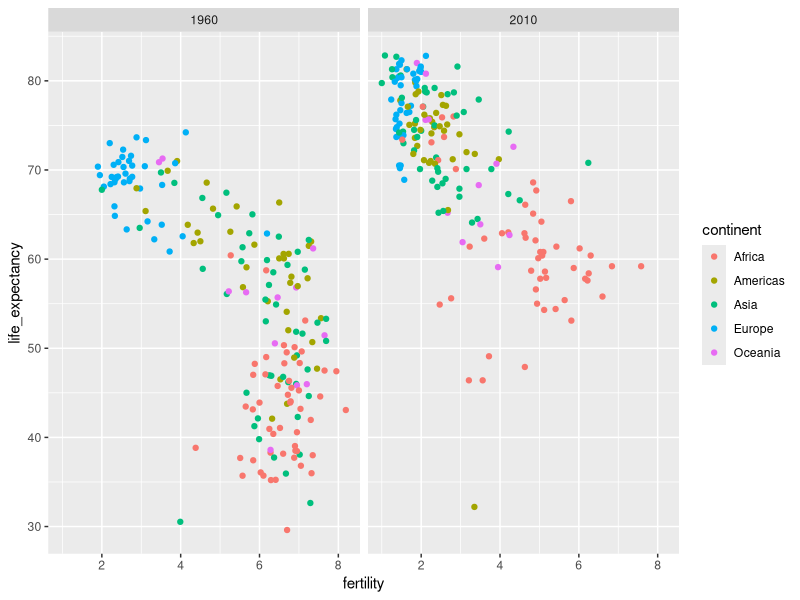
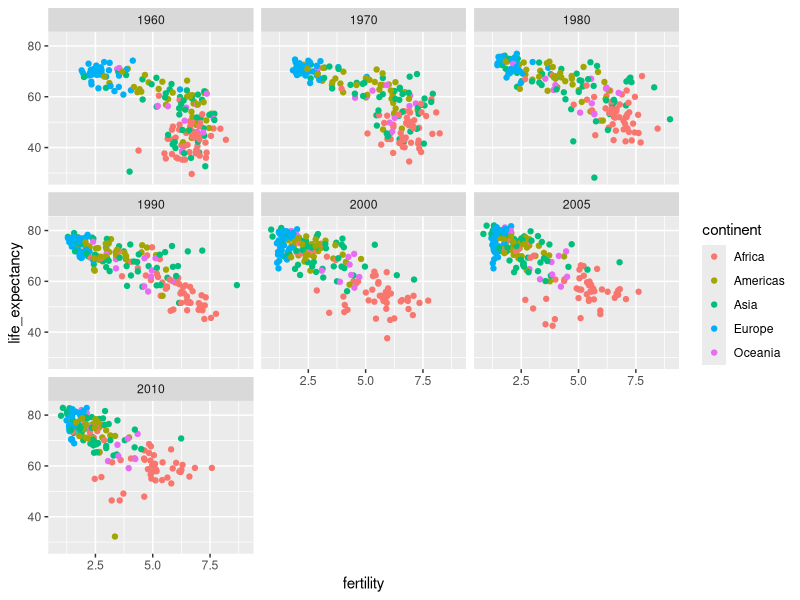
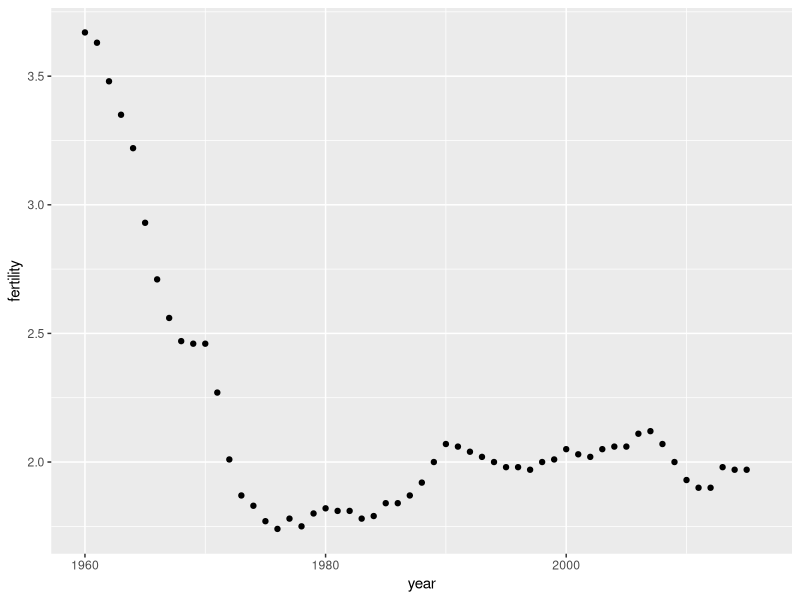
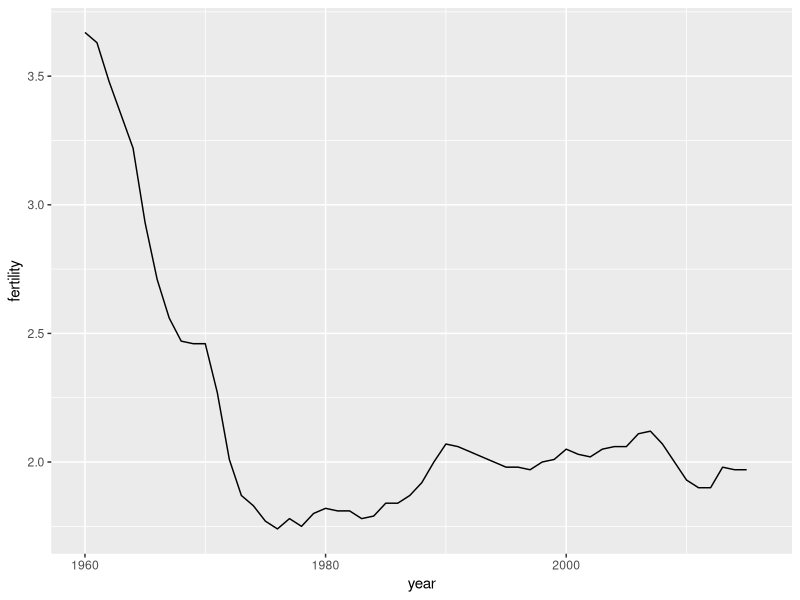
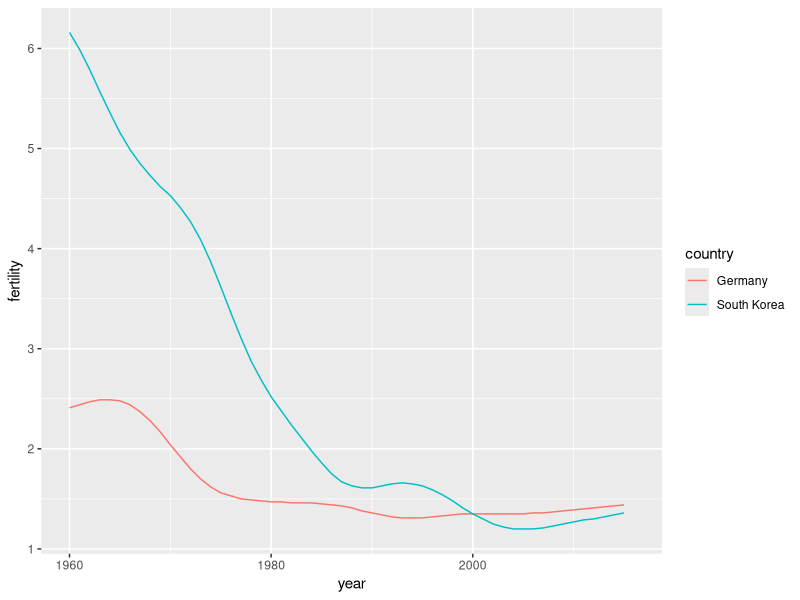
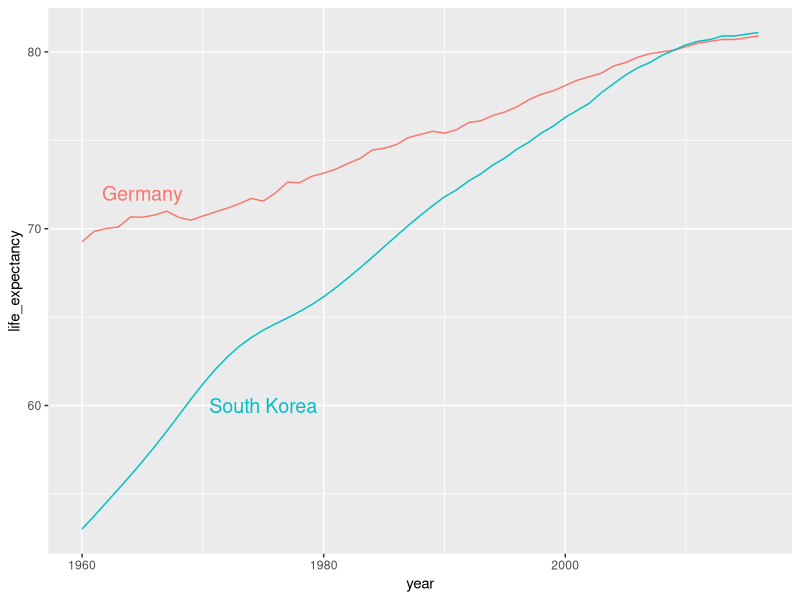
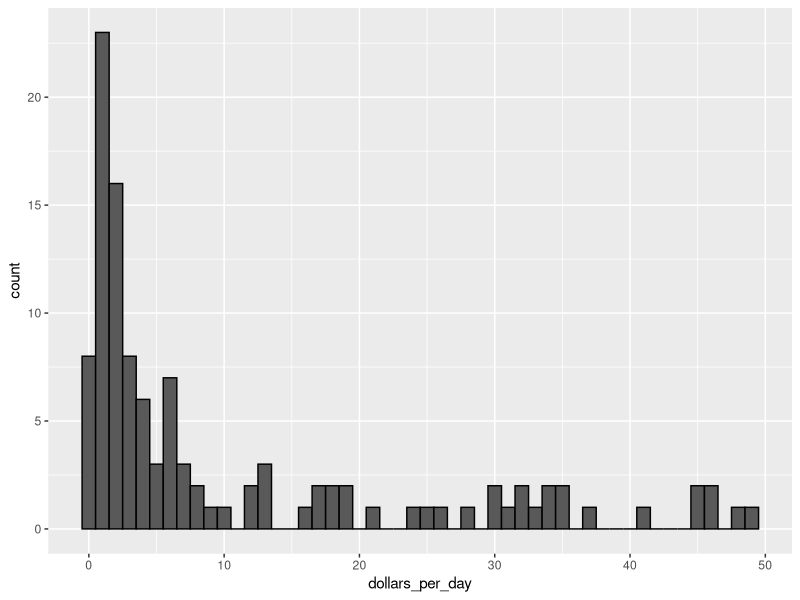
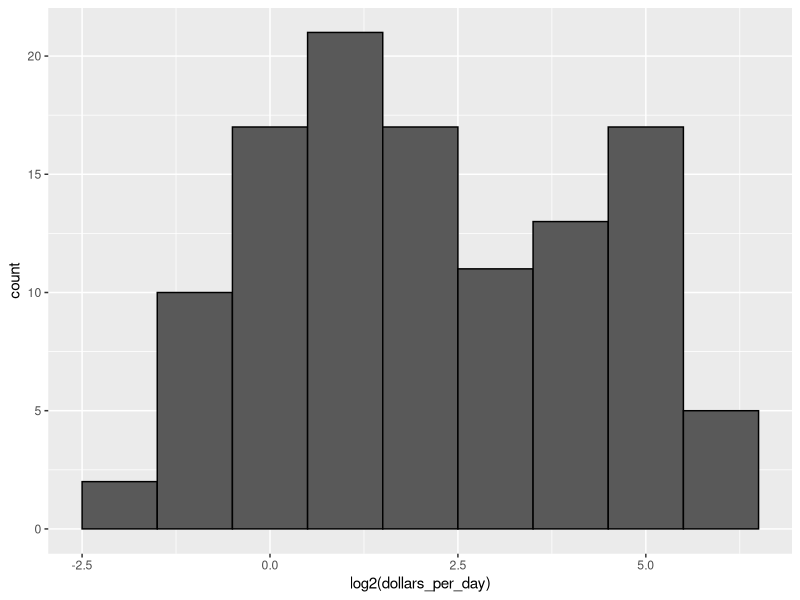

R code for these plots, in order: (Note: this script raises an error after producing the figures.)
#setwd("C:/Users/Nadika/Desktop/R/ENV")

require(dslabs)
data("gapminder")
require(ggplot2)
require(dplyr)

#----------- Variable Cahnges---------
west <- c("Western Europe", "Northern Europe", "Southern Europe", "Northern America", "Australia and New Zealand")
gapminder<- mutate(gapminder,dollars_per_day=gdp/population/365)
gapminder <- gapminder %>% mutate(group_0=ifelse(region %in% west, "West", "Developing")) %>% 
  mutate(group_0=factor(group_0))

country_list_1 <- gapminder %>% filter(year==1970 & !is.na(gdp)) %>% .$country #this produce factor variable
country_list_2 <- gapminder %>% filter(year==2010 & !is.na(gdp)) %>% .$country #this produce factor variable
countrylist <- intersect(country_list_1,country_list_2)

gapminder <- gapminder %>%
  mutate(group = case_when(
    .$region %in% west ~ "West",
    .$region %in% c("Eastern Asia", "South-Eastern Asia") ~ "East Asia",
    .$region %in% c("Caribbean", "Central America", "South America") ~ "Latin America",
    .$continent == "Africa" & .$region != "Northern Africa" ~ "Sub-Saharan Africa",
    TRUE ~ "Others"))  %>% 
      mutate(group=factor(group,levels = c("Others", "Latin America", "East Asia", "Sub-Saharan Africa", "West")))

gapminder <- gapminder %>% mutate(weight = population/sum(population*2))
#-------------------------------------

#Facet used to get plots with same axes to compare
gapminder %>% filter(year %in% c(1960,2010)) %>% 
  ggplot(aes(fertility,life_expectancy,col=continent)) + 
  geom_point() + 
  facet_grid(.~year)

#facet_wrap gives plots in multiple lines
gapminder %>% filter(year %in% c(1960,1970,1980,1990,2000,2005,2010)) %>% 
  ggplot(aes(fertility,life_expectancy,col=continent)) + 
  geom_point() + 
  facet_wrap(~year)

#geom_point for time series
gapminder %>% filter(country=="United States") %>% 
  ggplot(aes(year,fertility)) + 
  geom_point()

#geom_line for time series
gapminder %>% filter(country=="United States") %>% 
  ggplot(aes(year,fertility)) + 
  geom_line()

#Two series with legend using col command
sel_country <- c("South Korea","Germany")
gapminder %>% filter(country %in% sel_country) %>% 
  ggplot(aes(year,fertility,col=country)) + 
  geom_line()

#define lables as of countries variable to be positioned in (1975,60) and (1965,62) these coordinates picked by eye
# geom_text call for data in labales array x for c(1975,1965) and y for c(60,72) not the orginal x=year,y=life_expectancy data
labels <- data.frame(country = sel_country, x = c(1975, 1965), y = c(60, 72))
gapminder %>% filter(country %in% sel_country) %>%
  ggplot(aes(year, life_expectancy, col = country)) +
  geom_line() +
  geom_text(data = labels, aes(x, y, label = country), size = 5) +
  theme(legend.position = "none")

#adding dollars_per_day to the gapminder
#alternate coding with pipe  --- gapminder <- gapminder %>% mutate(dollars_per_day = gdp/population/365)
gapminder<- mutate(gapminder,dollars_per_day=gdp/population/365)

#dollars per day original scale hard to seea pattern
gapminder %>% filter(year == 1970 & !is.na(gdp)) %>% 
  ggplot(aes(dollars_per_day)) + 
  geom_histogram(binwidth = 1, color = "black")

#log2 shrink the scale
gapminder %>% filter(year == 1970 & !is.na(gdp)) %>% 
  ggplot(aes(log2(dollars_per_day))) + 
  geom_histogram(binwidth = 1, color = "black")

#alternate scale_x_continuous usage instead of log2 transformation in ggplot()
gapminder %>% filter(year == 1970 & !is.na(gdp)) %>% 
  ggplot(aes(dollars_per_day)) + 
  geom_histogram(binwidth = 1, color = "black") + 
  scale_x_continuous(trans = "log2")

gapminder %>% filter(year == 1970 & !is.na(gdp)) %>%
  ggplot(aes(region, dollars_per_day)) + 
  geom_boxplot() + 
  theme(axis.text.x = element_text(angle = 90, hjust = 1))
#------ Col VS Fill
gapminder %>% filter(year == 1970 & !is.na(gdp)) %>%
  mutate(region = reorder(region, dollars_per_day, FUN = median)) %>%    # reorder
  ggplot(aes(region, dollars_per_day, fill = continent)) +    # color by continent with  Fill
  geom_boxplot() +
  theme(axis.text.x = element_text(angle = 90, hjust = 1)) +
  xlab("") + scale_y_continuous(trans = "log2") + geom_point(show.legend = FALSE)

gapminder %>% filter(year == 1970 & !is.na(gdp)) %>%
  mutate(region = reorder(region, dollars_per_day, FUN = median)) %>%    # reorder
  ggplot(aes(region, dollars_per_day, col = continent)) +    # color by continent with COL
  geom_boxplot() +
  theme(axis.text.x = element_text(angle = 90, hjust = 1)) +
  xlab("") + scale_y_continuous(trans = "log2") + geom_point(show.legend = FALSE)

#----------------------------------------------------------------

west <- c("Western Europe", "Northern Europe", "Southern Europe", "Northern America", "Australia and New Zealand")
gapminder<- mutate(gapminder,dollars_per_day=gdp/population/365)
gapminder <- gapminder %>% mutate(group_0=ifelse(region %in% west, "West", "Developing")) %>% 
  mutate(group_0=factor(group_0))

gapminder %>% filter(year==1970 & !is.na(gdp)) %>%
  ggplot(aes(dollars_per_day)) +
  geom_histogram(binwidth = 1, color = "black") +
  scale_x_continuous(trans = "log2") +
  facet_grid(. ~ group_0)

gapminder %>% filter(year %in% c(1970,2010) & !is.na(gdp)) %>%
  ggplot(aes(dollars_per_day)) + 
  geom_histogram(binwidth = 1,color= "black") + 
  scale_x_continuous(trans="log2") +
  facet_grid(year~group_0)

#creatig a vector to compare two years data only for the countries that have data in both years
country_list_1 <- gapminder %>% filter(year==1970 & !is.na(gdp)) %>% .$country #this produce factor variable
country_list_0 <- gapminder %>% filter(year==1970 & !is.na(gdp)) %>% select(country) #this produce dataframe with one factor variable

country_list_2 <- gapminder %>% filter(year==2010 & !is.na(gdp)) %>% .$country #this produce factor variable

countrylist <- intersect(country_list_1,country_list_2)

gapminder %>% filter(year %in% c(1970,2010) & !is.na(gdp) & country %in% countrylist) %>%
  ggplot(aes(dollars_per_day)) + 
  geom_histogram(binwidth = 1,color= "black") + 
  scale_x_continuous(trans="log2") +
  facet_grid(year~group_0)

Mbox <- gapminder %>%
  filter(year %in% c(1970,2010) & country %in% countrylist) %>%
  mutate(region = reorder(region, dollars_per_day, FUN = median)) %>%
  ggplot() +
  theme(axis.text.x = element_text(angle = 90, hjust = 1)) +
  xlab("") + scale_y_continuous(trans = "log2") 

Mbox + geom_boxplot(aes(region, dollars_per_day, fill = continent)) +
  facet_grid(year ~ .)

Mbox + geom_boxplot(aes(region, dollars_per_day, fill = factor(year)))

#------------------------------------------------------

gapminder %>%
  filter(year == 1970 & country %in% countrylist) %>% group_by(group_0) %>%
  summarize(n = n()) %>% knitr::kable()

gapminder %>% filter(year %in% c(1970,2010) & !is.na(gdp) & country %in% countrylist) %>%
  ggplot(aes(dollars_per_day,fill=group_0)) + scale_x_continuous(trans="log2") + 
  geom_density(alpha=0.2,bw = 0.75) + facet_grid(.~year)

gapminder %>% filter(year %in% c(1970,2010) & !is.na(gdp) & country %in% countrylist) %>%
  ggplot(aes(dollars_per_day,y=..count..,fill=group_0)) + scale_x_continuous(trans="log2") + 
  geom_density(alpha=0.2,bw = 0.75) + facet_grid(.~year)

#---- Stacking order depend on the factor order. if you need to change the stacking order change the levels= in factor command
gapminder <- gapminder %>%
  mutate(group = case_when(
    .$region %in% west ~ "West",
    .$region %in% c("Eastern Asia", "South-Eastern Asia") ~ "East Asia",
    .$region %in% c("Caribbean", "Central America", "South America") ~ "Latin America",
    .$continent == "Africa" & .$region != "Northern Africa" ~ "Sub-Saharan Africa",
    TRUE ~ "Others")) %>% 
    mutate(group=factor(group,levels = c("Others", "Latin America", "East Asia", "Sub-Saharan Africa", "West")))

gapminder %>% filter(year %in% c(1970,2010) & !is.na(dollars_per_day) & country %in% countrylist) %>%
  ggplot(aes(dollars_per_day,y=..count..,fill=group)) + scale_x_continuous(trans = "log2") + 
  geom_density(alpha=0.2,bw=0.75,position="stack") + facet_grid(.~year)

gapminder <- gapminder %>% filter(!is.na(population)) %>% 
  mutate(weight = population/sum(population*2))

gapminder %>% filter(year %in% c(1970,2010) & !is.na(dollars_per_day) & country %in% countrylist) %>%
  ggplot(aes(dollars_per_day,y=..count..,fill=group,weight = weight)) + scale_x_continuous(trans = "log2") + 
  geom_density(alpha=0.2,bw=0.75,position="stack") + facet_grid(.~year)

gapminder %>%
  filter(year %in% c(1970, 2010) & country %in% countrylist) %>%
  mutate(weight = population/sum(population*2)) %>%
  ggplot(aes(dollars_per_day, fill = group, weight = weight)) +
  scale_x_continuous(trans = "log2") +
  geom_density(alpha = 0.2, bw = 0.75, position = "stack") + facet_grid(year ~ .)


#--------------------------------------------------------------------

gapminder <- gapminder %>%
  mutate(group_1 = case_when(
    .$region %in% west ~ "The West",
    .$region %in% "Northern Africa" ~ "Northern Africa",
    .$region %in% c("Eastern Asia", "South-Eastern Asia") ~ "East Asia",
    .$region == "Southern Asia" ~ "Southern Asia",
    .$region %in% c("Central America", "South America", "Caribbean") ~ "Latin America",
    .$continent == "Africa" & .$region != "Northern Africa" ~ "Sub-Saharan Africa",
    .$region %in% c("Melanesia", "Micronesia", "Polynesia") ~ "Pacific Islands"))

surv_income <- gapminder %>%
  filter(year %in% 2010 & !is.na(gdp) & !is.na(infant_mortality) & !is.na(group_1)) %>%
  group_by(group_1) %>%
  summarize(income = sum(gdp)/sum(population)/365,
            infant_survival_rate = 1 - sum(infant_mortality/1000*population)/sum(population))

#--arrange orders the rows of a data frame by the values of selected columns
surv_income %>% arrange(income)


surv_income %>% ggplot(aes(income, infant_survival_rate, label = group_1, color = group_1)) +
  scale_x_continuous(trans = "log2", limit = c(0.25, 150)) +
  scale_y_continuous(trans = "logit", limit = c(0.875, .9981),
                     breaks = c(.85, .90, .95, .99, .995, .998)) +
  geom_label(size = 3, show.legend = FALSE) 

#---------------------Slope Chart-----------------------------
library(tidyverse)
library(dslabs)
data(gapminder)

west <- c("Western Europe", "Northern Europe", "Southern Europe", "Northern America", "Australia and New Zealand")

dat <- gapminder %>%
  filter(year %in% c(2010, 2015) & region %in% west & !is.na(life_expectancy) & population > 10^7)

dat %>%
  mutate(location = ifelse(year == 2010, 1, 2),
         location = ifelse(year == 2015 & country %in% c("United Kingdom", "Portugal"),
                           location + 0.22, location),
         hjust = ifelse(year == 2010, 1, 0)) %>%
  mutate(year = as.factor(year)) %>%
  ggplot(aes(year, life_expectancy, group = country)) +
  geom_line(aes(color = country), show.legend = FALSE) +
  geom_text(aes(x = location, label = country, hjust = hjust), show.legend = FALSE) +
  xlab("") +
  ylab("Life Expectancy") 

#---------Bland-Altman plot------------------
library(ggrepel)
dat %>%
  mutate(year = paste0("life_expectancy_", year)) %>%
  select(country, year, life_expectancy) %>% spread(year, life_expectancy) %>%
  mutate(average = (life_expectancy_2015 + life_expectancy_2010)/2,
         difference = life_expectancy_2015 - life_expectancy_2010) %>%
  ggplot(aes(average, difference, label = country)) +
  geom_point() +
  geom_text_repel() +
  geom_abline(lty = 2) +
  xlab("Average of 2010 and 2015") +
  ylab("Difference between 2015 and 2010")

#------------- tile plot
# import data and inspect
library(tidyverse)
library(dslabs)
data(us_contagious_diseases)
str(us_contagious_diseases)

# assign dat to the per 10,000 rate of measles, removing Alaska and Hawaii and adjusting for weeks reporting
the_disease <- "Measles"
dat <- us_contagious_diseases %>%
  filter(!state %in% c("Hawaii", "Alaska") & disease == the_disease) %>%
  mutate(rate = count / population * 10000 * 52/weeks_reporting) %>%
  mutate(state = reorder(state, rate))

# plot disease rates per year in California
dat %>% filter(state == "California" & !is.na(rate)) %>%
  ggplot(aes(year, rate)) +
  geom_line() +
  ylab("Cases per 10,000") +
  geom_vline(xintercept=1963, col = "blue")

# tile plot of disease rate by state and year
dat %>% ggplot(aes(year, state, fill=rate)) +
  geom_tile(color = "grey50") +
  scale_x_continuous(expand = c(0,0)) +
  scale_fill_gradientn(colors = RColorBrewer::brewer.pal(9, "Reds"), trans = "sqrt") +
  geom_vline(xintercept = 1963, col = "blue") +
  theme_minimal() + theme(panel.grid = element_blank()) +
  ggtitle(the_disease) +
  ylab("") +
  xlab("")

# compute US average measles rate by year
avg <- us_contagious_diseases %>%
  filter(disease == the_disease) %>% group_by(year) %>%
  summarize(us_rate = sum(count, na.rm = TRUE)/sum(population, na.rm = TRUE)*10000)

# make line plot of measles rate by year by state
dat %>%
  filter(!is.na(rate)) %>%
  ggplot() +
  geom_line(aes(year, rate, group = state), color = "grey50", 
            show.legend = FALSE, alpha = 0.2, size = 1) +
  geom_line(mapping = aes(year, us_rate), data = avg, size = 1, col = "black") +
  scale_y_continuous(trans = "sqrt", breaks = c(5, 25, 125, 300)) +
  ggtitle("Cases per 10,000 by state") +
  xlab("") +
  ylab("") +
  geom_text(data = data.frame(x = 1955, y = 50),
            mapping = aes(x, y, label = "US average"), color = "black") +
  geom_vline(xintercept = 1963, col = "blue")


#Reduce the number of significant digits globally by setting an option. 
#options(digits = 3) will cause all future computations that session to have 3 significant digits.
#Reduce the number of digits locally using round() or signif().

#-----qqplots
params <- titanic_train %>%
  filter(!is.na(Age)) %>%
  summarize(mean = mean(Age), sd = sd(Age))

titanic_train %>% filter(!is.na(Age)) %>% ggplot(aes(sample=Age))+ geom_qq(dparams=params) + geom_abline()

#--------Percentage in bar charts position_fill()
titanic_train %>% filter(!is.na(Age)) %>% ggplot(aes(Pclass,fill=factor(Survived),y=..count..))+ 
  geom_bar() 

titanic_train %>% filter(!is.na(Age)) %>% ggplot(aes(Pclass,fill=factor(Survived),y=..count..))+ 
  geom_bar(position = position_fill())

titanic_train %>% filter(!is.na(Age)) %>% ggplot(aes(Survived,fill=factor(Pclass),y=..count..))+ 
  geom_bar(position = position_fill()) 


#----- labels in bar chart
set.seed(123)
data <- data.frame(x = sample(LETTERS[1:6], 300, replace = TRUE))
head(data)         
# method 1
ggplot(data, aes(x = factor(x), fill = factor(x))) +
  geom_bar() +
  geom_text(aes(label = ..count..), stat = "count", vjust = 1.5, colour = "white")
#method 2
data1<- as.data.frame(table(data$x))      
data1
ggplot(data1, aes(x = Var1, y = Freq, fill = Var1)) + 
  geom_bar(stat = "identity") +
  geom_text(aes(label = Freq), vjust = 0)
